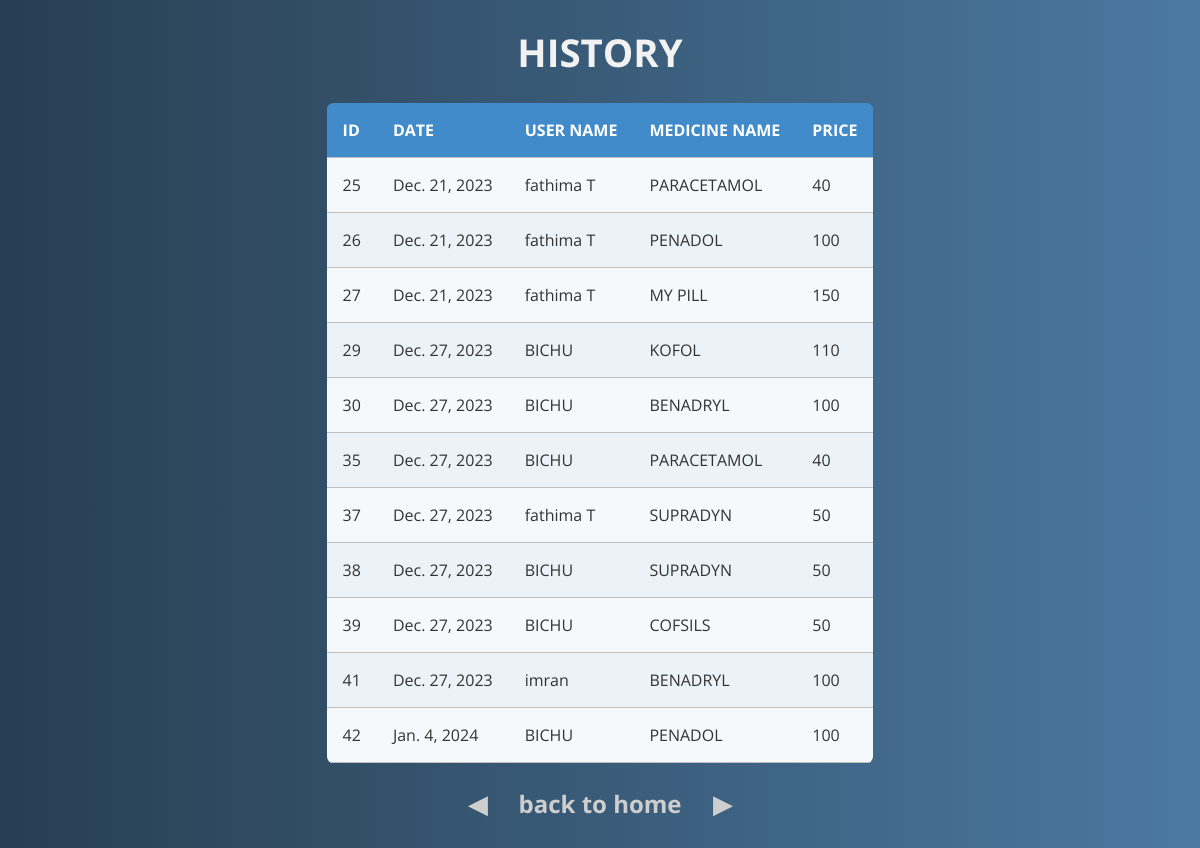
The app's page /pharmahistory, older data.
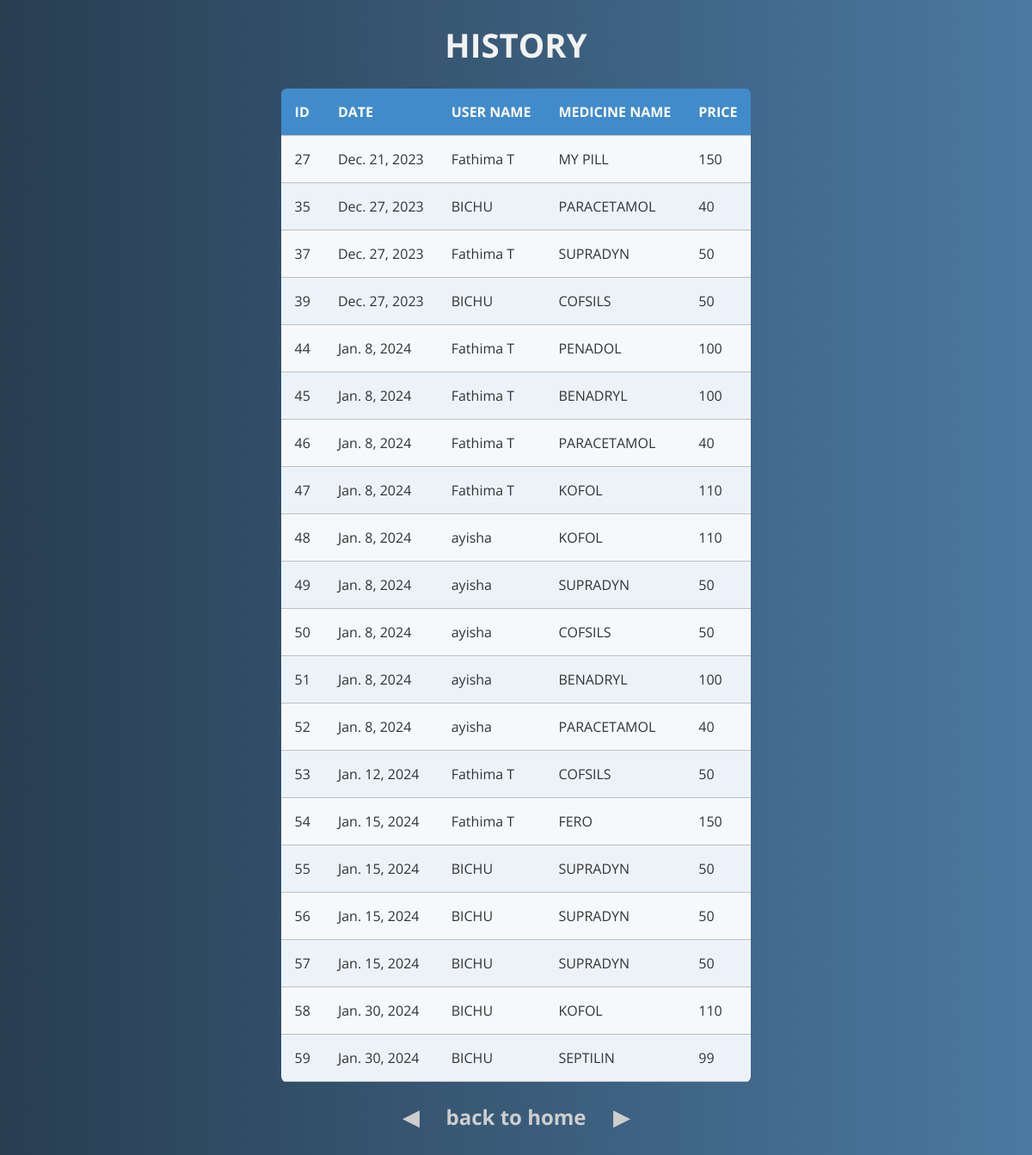
The same page, newer data.
### newapp/models.py (models this page shows, shortened)
class booking(models.Model):
    userid = models.ForeignKey(user,on_delete=models.CASCADE)
    medicineid = models.ForeignKey(Product,on_delete=models.CASCADE)
    date = models.DateField(auto_now=True,blank=True)

class user(models.Model):
    UserName = models.CharField(max_length=50)
    Email = models.EmailField()
    Address = models.CharField(max_length=40)
    PhoneNo = models.IntegerField()
    Password = models.CharField(max_length=20)
    type = models.IntegerField()
    status =(('APPROVED','APPROVED'),
             ('PENDING','PENDING'),
             ('REJECT','REJECT'))
    entry = models.CharField(choices=status,max_length=20,default='PENDING')

class Product(models.Model):
    Image = models.FileField()
    MedicineName = models.CharField(max_length=50)
    Price = models.IntegerField()

### newapp/views.py (the view)
# urls.py: path('pharmahistory',views.pharmahistory,name='pharmahistory'),
def pharmahistory(request):
    data=booking.objects.all()
    return render(request,'pharmahistory.html',{'pharmahist':data})

### template/pharmahistory.html (shortened to what this page needs)
<!DOCTYPE html>
<html lang="en">
<head>
</head>
<body>
    <div class="container" style="">
<h1>HISTORY</h1>
  <table class="rwd-table">
    <tbody>
      <tr>
        <th>ID</th>
        <th>DATE</th>
        <th>USER NAME</th>
        <th>MEDICINE NAME</th>
        <th>PRICE</th>
      </tr>
      {% for i in pharmahist %}
      <tr>
        <td data-th="Supplier Code">
            {{i.id}}
        </td>
        <td data-th="Supplier Code">
            {{i.date}}
        </td>
        <td data-th="Supplier Name">
          {{i.userid.UserName}}
        </td>
        <td data-th="Supplier Name">
          {{i.medicineid.MedicineName}}
        </td>
        <td data-th="Invoice Number">
          {{i.medicineid.Price}}
        </td>
      </tr>
    {% endfor %}
    </tbody>
  </table>
<a href="pharmahome"> <h3>back to home</h3></a>
</div>
</body>
</html>

Row changes from the older to the newer data that the page shows:
removed booking: id "25", date "Dec. 21, 2023", userid.UserName "fathima T", medicineid.MedicineName "PARACETAMOL", medicineid.Price "40"
removed booking: id "26", date "Dec. 21, 2023", userid.UserName "fathima T", medicineid.MedicineName "PENADOL", medicineid.Price "100"
removed booking: id "29", date "Dec. 27, 2023", userid.UserName "BICHU", medicineid.MedicineName "KOFOL", medicineid.Price "110"
removed booking: id "30", date "Dec. 27, 2023", userid.UserName "BICHU", medicineid.MedicineName "BENADRYL", medicineid.Price "100"
removed booking: id "38", date "Dec. 27, 2023", userid.UserName "BICHU", medicineid.MedicineName "SUPRADYN", medicineid.Price "50"
removed booking: id "41", date "Dec. 27, 2023", userid.UserName "imran", medicineid.MedicineName "BENADRYL", medicineid.Price "100"
removed booking: id "42", date "Jan. 4, 2024", userid.UserName "BICHU", medicineid.MedicineName "PENADOL", medicineid.Price "100"
changed through a linked row, booking "Dec. 21, 2023": userid.UserName "fathima T" → "Fathima T"
changed through a linked row, booking id 37: userid.UserName "fathima T" → "Fathima T"
added booking: id "44", date "Jan. 8, 2024", userid.UserName "Fathima T", medicineid.MedicineName "PENADOL", medicineid.Price "100"
added booking: id "45", date "Jan. 8, 2024", userid.UserName "Fathima T", medicineid.MedicineName "BENADRYL", medicineid.Price "100"
added booking: id "46", date "Jan. 8, 2024", userid.UserName "Fathima T", medicineid.MedicineName "PARACETAMOL", medicineid.Price "40"
added booking: id "47", date "Jan. 8, 2024", userid.UserName "Fathima T", medicineid.MedicineName "KOFOL", medicineid.Price "110"
added booking: id "48", date "Jan. 8, 2024", userid.UserName "ayisha", medicineid.MedicineName "KOFOL", medicineid.Price "110"
added booking: id "49", date "Jan. 8, 2024", userid.UserName "ayisha", medicineid.MedicineName "SUPRADYN", medicineid.Price "50"
added booking: id "50", date "Jan. 8, 2024", userid.UserName "ayisha", medicineid.MedicineName "COFSILS", medicineid.Price "50"
added booking: id "51", date "Jan. 8, 2024", userid.UserName "ayisha", medicineid.MedicineName "BENADRYL", medicineid.Price "100"
added booking: id "52", date "Jan. 8, 2024", userid.UserName "ayisha", medicineid.MedicineName "PARACETAMOL", medicineid.Price "40"
added booking: id "53", date "Jan. 12, 2024", userid.UserName "Fathima T", medicineid.MedicineName "COFSILS", medicineid.Price "50"
added booking: id "54", date "Jan. 15, 2024", userid.UserName "Fathima T", medicineid.MedicineName "FERO", medicineid.Price "150"
added booking: id "55", date "Jan. 15, 2024", userid.UserName "BICHU", medicineid.MedicineName "SUPRADYN", medicineid.Price "50"
added booking: id "56", date "Jan. 15, 2024", userid.UserName "BICHU", medicineid.MedicineName "SUPRADYN", medicineid.Price "50"
added booking: id "57", date "Jan. 15, 2024", userid.UserName "BICHU", medicineid.MedicineName "SUPRADYN", medicineid.Price "50"
added booking: id "58", date "Jan. 30, 2024", userid.UserName "BICHU", medicineid.MedicineName "KOFOL", medicineid.Price "110"
added booking: id "59", date "Jan. 30, 2024", userid.UserName "BICHU", medicineid.MedicineName "SEPTILIN", medicineid.Price "99"
